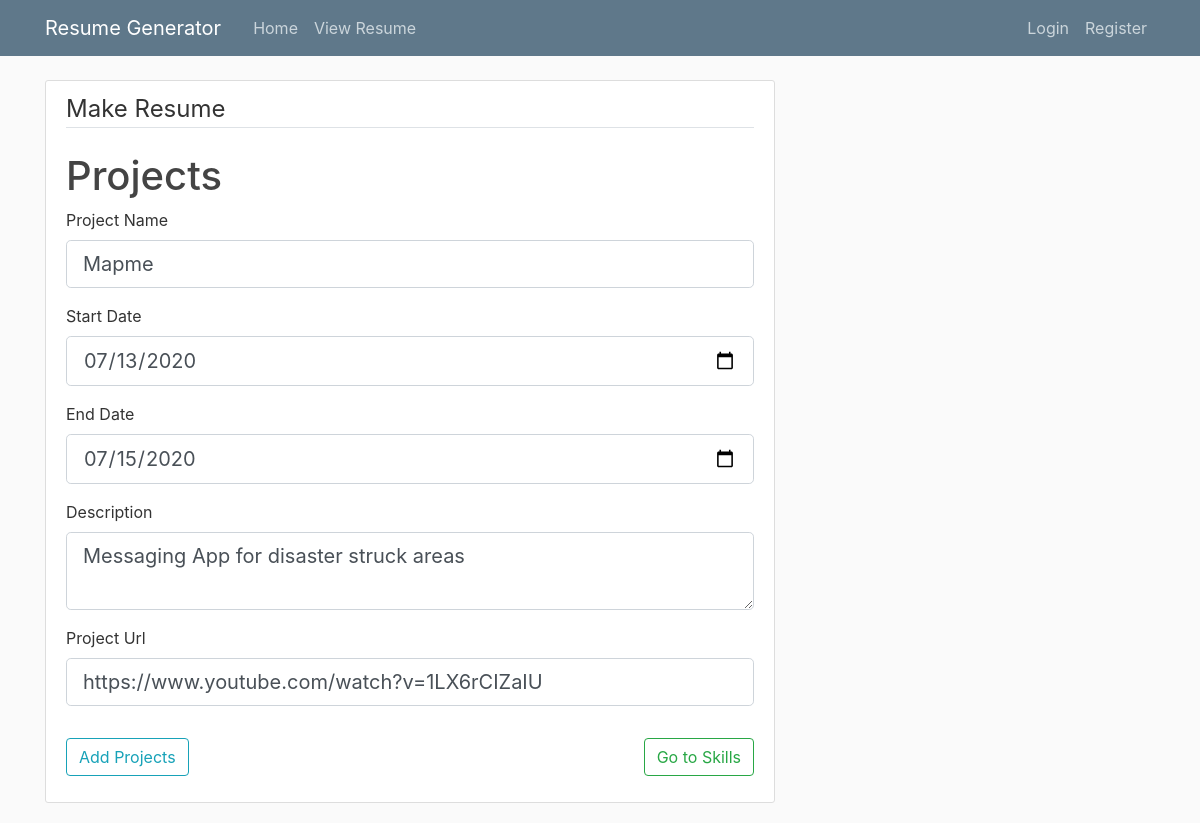
Page /resume/new/projects/1/update on the committed database.
### resume/models.py (models this page shows, shortened)
class projects(db.Model):
    id = db.Column(db.Integer, primary_key=True)
    projectname = db.Column(db.String(100),nullable=False)
    startpro = db.Column(db.DateTime,nullable=False,default=datetime.today())
    endpro = db.Column(db.DateTime,nullable=False,default=datetime.today())
    description = db.Column(db.Text,default=None)
    url = db.Column(db.String(100),default=None)
    user_id= db.Column(db.Integer,db.ForeignKey('user.id'),nullable=False)

### resume/routes.py (the view)
@app.route("/resume/new/projects/<int:project_id>/update",methods=["GET","POST"])
def update_pro(project_id):
    proview = projects.query.get_or_404(project_id)
    form = userpro()
    if form.validate_on_submit():
        proview.projectname = form.projectname.data
        proview.startpro = form.startpro.data
        proview.endpro = form.endpro.data
        proview.description = form.description.data
        proview.url  = form.url.data
        db.session.commit()
        flash('Your project details have been updated!', 'success')
        return redirect(url_for('postprojects'))
    elif request.method == 'GET':
        form.projectname.data= proview.projectname
        form.startpro.data = proview.startpro
        form.endpro.data =  proview.endpro
        form.description.data =  proview.description
        form.url.data = proview.url
    return render_template("projects.html",title="Update Projects",form=form)

### resume/forms.py
class userpro(FlaskForm):
    projectname = StringField("Project Name",
        validators=[DataRequired(),Length(min=3)])
    startpro = DateField('Start Date', format='%Y-%m-%d',
         validators=[DataRequired()])
    endpro  = DateField('End Date', format='%Y-%m-%d',
        validators=[DataRequired()])
    description = TextAreaField("Description",
        validators=[Length(min=10)])
    url = StringField("Project Url",
        validators=[Length(min=5)])
    submit = SubmitField("Add Projects")

### resume/templates/projects.html (shortened to what this page needs)
{%  extends "layout.html" %}
{% block content %}
<div class="content-section">
    <form method="POST" action="">
        <fieldset class="form-group" id="cloneunder">
            <legend class="border-bottom mb-4">Make Resume</legend>
            <h1>Projects</h1>
            <div id="skillclass">
        <div class="form-group">
            {{ form.projectname.label(class="form-control-label") }}
            {% if form.projectname.errors %}
                {{ form.projectname(class="form-control form-control-lg is-invalid") }}
            <div class="invalid-feedback">
                {% for error in form.projectname.errors %}
                    <span>{{error}}</span>
                {% endfor %}
            </div>
            {% else %}
            {{ form.projectname(class="form-control form-control-lg") }}
            {% endif %}
        </div>
        <div class="form-group">
            {{ form.startpro.label(class="form-control-label") }}
            {% if form.startpro.errors %}
                {{ form.startpro(class="form-control form-control-lg is-invalid") }}
            <div class="invalid-feedback">
                {% for error in form.startpro.errors %}
                    <span>{{error}}</span>
                {% endfor %}
            </div>
            {% else %}
            {{ form.startpro(class="form-control form-control-lg") }}
            {% endif %}
        </div>
        <div class="form-group">
            {{ form.endpro.label(class="form-control-label") }}
            {% if form.endpro.errors %}
                {{ form.endpro(class="form-control form-control-lg is-invalid") }}
            <div class="invalid-feedback">
                {% for error in form.endpro.errors %}
                    <span>{{error}}</span>
                {% endfor %}
            </div>
            {% else %}
            {{ form.endpro(class="form-control form-control-lg") }}
            {% endif %}
        </div>
        <div class="form-group">
            {{ form.description.label(class="form-control-label") }}
            {% if form.description.errors %}
                {{ form.description(class="form-control form-control-lg is-invalid") }}
            <div class="invalid-feedback">
                {% for error in form.description.errors %}
                    <span>{{error}}</span>
                {% endfor %}
            </div>
            {% else %}
            {{ form.description(class="form-control form-control-lg") }}
            {% endif %}
        </div>
        <div class="form-group">
            {{ form.url.label(class="form-control-label") }}
            {% if form.url.errors %}
                {{ form.url(class="form-control form-control-lg is-invalid") }}
            <div class="invalid-feedback">
                {% for error in form.url.errors %}
                    <span>{{error}}</span>
                {% endfor %}
            </div>
            {% else %}
            {{ form.url(class="form-control form-control-lg") }}
            {% endif %}
        </div>
    </div>
    </fieldset>
    <a href="/resume/new/skills" class="btn btn-outline-success" style="float: right;">Go to Skills</a>
    <div class="form-group">
        {{ form.submit(class="btn btn-outline-info") }}
    </div>
</form>
</div>
{%  endblock content  %}

### resume/static/main.css (style rules this page uses)
body { background: #fafafa; color: #333333; margin-top: 5rem; }
h1, h2, h3, h4, h5, h6 { color: #444444; }
.content-section { background: #ffffff; padding: 10px 20px; border: 1px solid #dddddd; border-radius: 3px; margin-bottom: 20px; }

### rows in the picture
projects: projectname "Mapme", startpro "07/13/2020", endpro "07/15/2020", description "Messaging App for disaster struck areas", url "https://www.youtube.com/watch?v=1LX6rCIZaIU"
